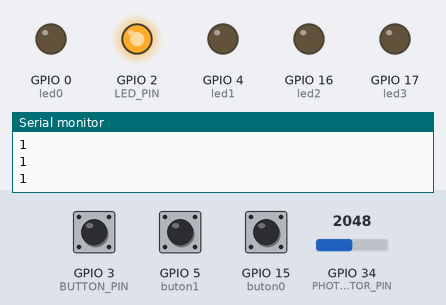
Simulated run of this sketch. Board: ESP32. On the bench: output pins drawn as LEDs (lit = HIGH), the last lines printed to the serial monitor. Dashed ring = blinking. The inputs (shaded band) are chosen by the test bench; at power-on: GPIO 3 (BUTTON_PIN) HIGH, GPIO 34 (PHOTO_RESISTOR_PIN) = 2048, GPIO 5 (buton1) HIGH, GPIO 15 (buton0) HIGH. WiFi joins after 1.5 s; servers stay silent unless stated.

Above: at 2.2 s.
2.3 s: GPIO 3 (BUTTON_PIN) pulled LOW for 0.15 s
At 2.7 s:
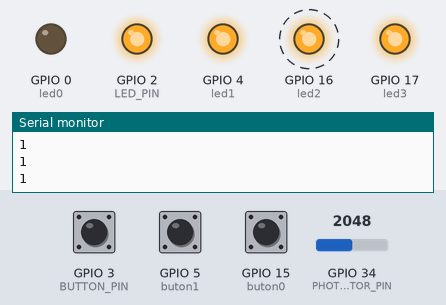
At 4.6 s:
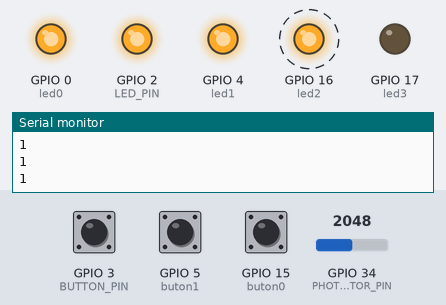
5.3 s: GPIO 34 (PHOTO_RESISTOR_PIN) set to 1976
At 6.7 s:
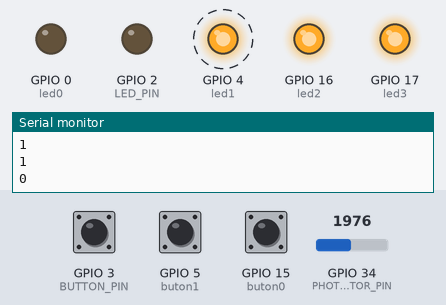
8.3 s: GPIO 5 (buton1) pulled LOW for 0.15 s
11.4 s: GPIO 5 (buton1) pulled LOW for 1 s
At 12.3 s:
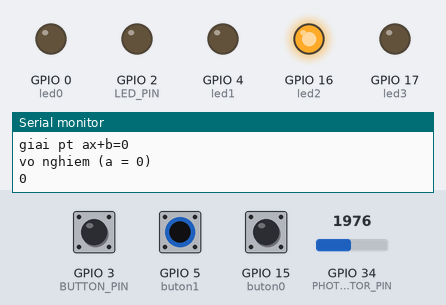
14.4 s: GPIO 5 (buton1) pulled LOW for 0.15 s
17.4 s: GPIO 5 (buton1) pulled LOW for 3.2 s
Timing chart, 0 to 23.1 s (numbered marks = the images above; inputs shaded):
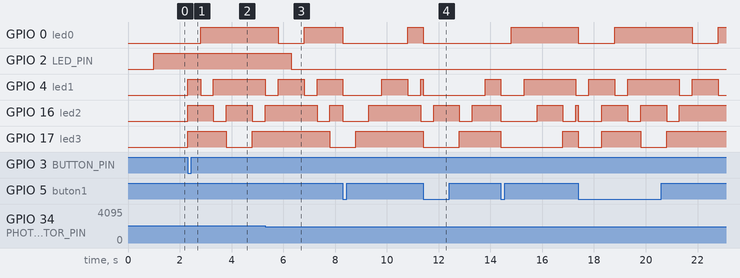

The sketch:

code_linh_tinh.ino
```cpp
#define BLYNK_TEMPLATE_ID "TMPL63pvMhp2D"
#define BLYNK_TEMPLATE_NAME "testledblynk"
#define BLYNK_AUTH_TOKEN "LFOULtG5oJjCMHcUJYIAZ2JfMvyyvc0x"
#include <Ticker.h>

Ticker timer;
// Your WiFi credentials.
// Set password to "" for open networks.
char ssid[] = "Ngoc Yen 2";
char pass[] = "ngocyen2";

//#define BLYNK_PRINT Serial
#include <WiFi.h>
#include <WiFiClient.h>
#include <BlynkSimpleEsp32.h>

String inputString = "";         // a string to hold incoming data
bool stringComplete = false;  // whether the string is complete
int a = 0;
int b = 0;
bool on = false;
bool ledState = false;
// define the GPIO connected with Relays and switches
#define PHOTO_RESISTOR_PIN 34
#define LED_PIN 2
#define BUTTON_PIN 3
#define buton0 15
#define buton1 5
#define led0 0
#define led1 4
#define led2 16
#define led3 17
int potValue = 0;

int ledPins[] = {led0, led1, led2, led3}; // an array of pin numbers to which LEDs are attached
int pinCount = 4; // the number of pins (i.e. the length of the array)

void setup()
{
    pinMode(LED_PIN, OUTPUT);
    pinMode(buton0, INPUT_PULLUP);
    pinMode(buton1, INPUT_PULLUP);
    pinMode(BUTTON_PIN, INPUT_PULLUP);
    pinMode(led0, OUTPUT);
    pinMode(led1, OUTPUT);
    pinMode(led2, OUTPUT);
    pinMode(led3, OUTPUT);
  Serial.begin(115200);
  //Blynk.begin(auth, ssid, pass);
  timer.attach(10, handleInterrupt);
  inputString.reserve(200);
  WiFi.begin(ssid, pass);
   for (int thisPin = 0; thisPin < pinCount; thisPin++)  {
    pinMode(ledPins[thisPin], OUTPUT);
  }
  attachInterrupt(digitalPinToInterrupt(buton0), handleButtonPress, CHANGE);
  attachInterrupt(digitalPinToInterrupt(buton1), handleButtonPress, CHANGE);
  attachInterrupt(digitalPinToInterrupt(BUTTON_PIN), handleButtonPress, CHANGE);
  delay(1000);
}
void loop()
{
  potValue = analogRead(PHOTO_RESISTOR_PIN);
  if (potValue < 2045) {
    ledState = false; // toggle ledState when the button is pressed
  }else{
    ledState = true;
  }
  Serial.println(bool(ledState));
  if (ledState == true) {
    digitalWrite(LED_PIN, HIGH);
  } else {
    digitalWrite(LED_PIN, LOW);
  }
    int buttonState = digitalRead(BUTTON_PIN);
    if (stringComplete) {
      if(inputString.startsWith("a=")) {
        a = inputString.substring(2).toInt();
        Serial.print("a = ");
        Serial.println(a);
      } else if(inputString.startsWith("b=")) {
        b = inputString.substring(2).toInt();
        Serial.print("b = ");
        Serial.println(b);
      }
      // clear the string:
      inputString = "";
      stringComplete = false;
    }


    if (on == true) {
    for (int thisPin = 0; thisPin < pinCount; thisPin++)  {
      digitalWrite(ledPins[thisPin], HIGH);
    }
    for (int thisPin = 0; thisPin < pinCount; thisPin++) {
      digitalWrite(ledPins[thisPin], LOW);
      delay(500);
      digitalWrite(ledPins[thisPin], HIGH);
    }
    for (int thisPin = pinCount - 1; thisPin >= 0; thisPin--) {
      digitalWrite(ledPins[thisPin], LOW);
      delay(500);
digitalWrite(ledPins[thisPin], HIGH);
    }
  }
}
void serialEvent() {
  while (Serial.available()) {
    // get the new byte:
    char inChar = (char)Serial.read();
    // add it to the inputString:
    inputString += inChar;
    // if the incoming character is a newline, set a flag
    // so the main loop can do something about it:
    if (inChar == '\n') {
      stringComplete = true;
    }
  }
}
void handleInterrupt() {
  Serial.println("-----------------------------------");
  Serial.println("Hello world!!!");
  for(int i=0;i<8;i++){
    Serial.print( i);
  }
  Serial.println("");
  Serial.print("a= ");
  Serial.print( a);
  Serial.print("; b= ");
  Serial.println( b);
    if (a > b) {
      Serial.println("a lon nhat");
    } else if (b > a) {
      Serial.println("b lon nhat");
    } else {
      Serial.println("a va b bang nhau");
    }
    Serial.println("giai pt ax+b=0");
    if (a != 0) {
      float x = -b / a;
      Serial.print("co nghiem x = ");
      Serial.println(x);
    } else {
      Serial.println("vo nghiem (a = 0)");
    }
}
void handleButtonPress() {
  int buttonState = digitalRead(BUTTON_PIN);
  int triggerOn = digitalRead(buton0);
  int triggerOff = digitalRead(buton1);
  if (!triggerOn) {
    digitalWrite(led0, HIGH);
    digitalWrite(led1, HIGH);
    digitalWrite(led2, HIGH);
    digitalWrite(led3, HIGH);
  }
  if (!triggerOff) {
    digitalWrite(led0, LOW);
    digitalWrite(led1, LOW);
    digitalWrite(led2, LOW);
    digitalWrite(led3, LOW);
  }
  if (buttonState == LOW) {
    if(on == false){
      on = true;
    }else{
      on= false;
    }
  }
}
```

Measured:
- the behaviour switches between 2045 and 2044 on GPIO 34 (PHOTO_RESISTOR_PIN) (found by bisection; images 2 and 3)
- after the input at 2.3 s, GPIO 0 (led0): LOW → HIGH after 0.50 s; GPIO 4 (led1): LOW → HIGH at once, → LOW 0.50 s later, → HIGH 0.50 s later; GPIO 16 (led2): alternates HIGH for 1.0 s and LOW for 0.50 s, starting at once; GPIO 17 (led3): LOW → HIGH at once, → LOW 1.5 s later, → HIGH 1.0 s later
- after the input at 5.3 s, GPIO 2 (LED_PIN): HIGH → LOW after 1.0 s
- after the input at 11.4 s, GPIO 0 (led0): HIGH → LOW after 0.00 s instead of 2.4 s
